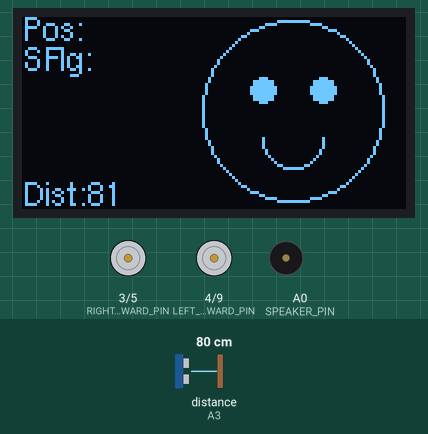
A sketch run on a simulated Arduino Nano, built with avr-gcc and run on an emulated ATmega328P. Parts: 128×64 one-colour display, motor-driver pin pairs drawn as motors (green arrow = first pin HIGH = forward, orange = second pin HIGH = backward, longer = more drive), buzzer (waves = sounding). The inputs (shaded band) are chosen by the test bench; at power-on: distance to the obstacle (sensor on A3) 80 cm. The echo pulse lasts 58.3 µs per cm; random numbers use the default seed unless the sketch sets one.

Above: at 1.2 s.
1.3 s: distance to the obstacle (sensor on A3) set to 18 cm
At 2.9 s:
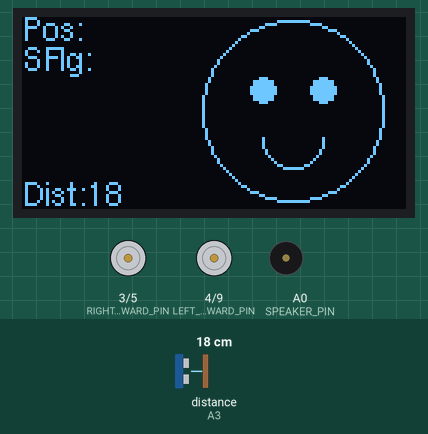
3.2 s: distance to the obstacle (sensor on A3) set to 14 cm
At 4.94 s:
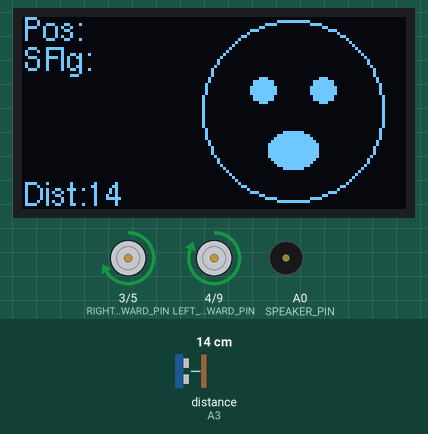
5.6 s: distance to the obstacle (sensor on A3) set to 35 cm
At 6.9 s:
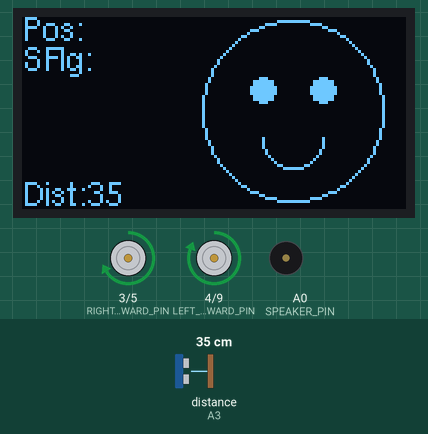
7.9 s: distance to the obstacle (sensor on A3) set to 2 cm
At 8.84 s:
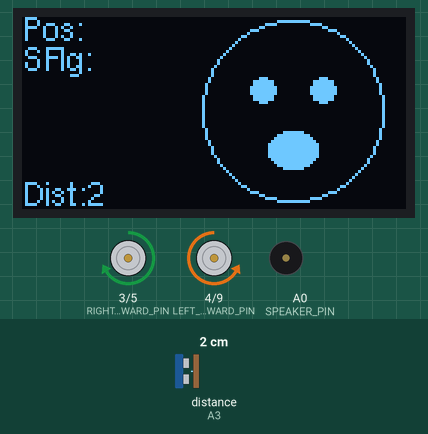
Timing chart, 0 to 11.9 s (numbered marks = the images above; inputs shaded):
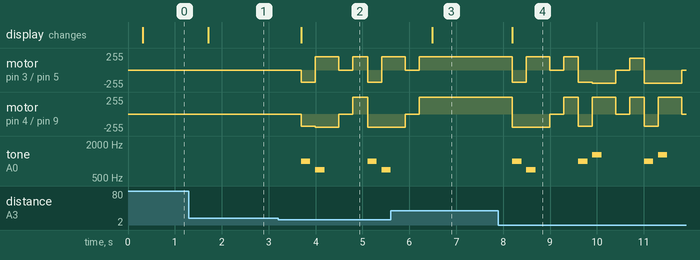

The sketch:

_10-oled-face-3-ping-bot.ino
```cpp
/*
 * Use this test to verify that all the connections (except the moters) are working.
 * Verify that the OLED display is working
 * Verify Mode and Set buttons work (you can press them and see screen indicators change)
 * Verify Encoder (a screen values updates)
 * Verify Ping sensor (a screen values updates)
 * Verify Speaker (a tone plays if you are within a specific distance)
 */
#include <Arduino.h>
//// https://github.com/olikraus/u8g2/wiki
#include <U8g2lib.h>
#include <SPI.h>
// TIMER_ENABLED set to be false in NewPing.h https://bitbucket.org/teckel12/arduino-new-ping/wiki/Multiple%20Definition%20of%20%22__vector_7%22%20Error
#include <NewPing.h>
#include <Encoder.h>
// https://github.com/thomasfredericks/Bounce2
#include <Bounce2.h>

// motor pins - they must be on the PWM pins 3,5,6,9
#define RIGHT_FORWARD_PIN 3
#define RIGHT_REVERSE_PIN 5
// port 6 does not seem to be working
#define LEFT_FORWARD_PIN 4
#define LEFT_REVERSE_PIN 9

// order on OLED - GND, VCC, SCL, SDA, RDS, DC, CS
#define SCL_PIN 13 // SCL clock - 3rd from bottom
#define SDA_PIN 11 // SDA, Data, MOSI - must be on pin 11 on the Nano
#define RDS_PIN 10 // DC moved from pin 9 which is needed as a PWM pin
// skip 9 for PWM
#define DC_PIN 8 // DC moved from pin 9 which is needed as a PWM pin
#define CS_PIN 7 // chip select top

// https://github.com/olikraus/u8g2/wiki/u8x8setupcpp#constructor-reference
// We are using the 128 byte 4 wire Hardware SPI (pin 11 and 13 impiled) with no screen rotation which only uses 27% of dynamic memory
U8G2_SSD1306_128X64_NONAME_1_4W_HW_SPI u8g2(U8G2_R0, CS_PIN, DC_PIN, RDS_PIN);

#define LEFT_TRIGGER_PIN  A0  // Arduino pin tied to trigger pin on the ultrasonic sensor.
#define LEFT_ECHO_PIN     A1  // Arduino pin tied to echo pin on the ultrasonic sensor.

#define CENTER_TRIGGER_PIN  A2  // Arduino pin tied to trigger pin on the ultrasonic sensor.
#define CENTER_ECHO_PIN     A3  // Arduino pin tied to echo pin on the ultrasonic sensor.

#define RIGHT_TRIGGER_PIN  A4  // Arduino pin tied to trigger pin on the ultrasonic sensor.
#define RIGHT_ECHO_PIN  A5  // Arduino pin tied to echo pin on the ultrasonic sensor.

#define MAX_DISTANCE 200 // Maximum distance we want to ping for (in centimeters). Maximum sensor distance is rated at 400-500cm.
NewPing sonar_left(LEFT_TRIGGER_PIN, LEFT_ECHO_PIN, MAX_DISTANCE); // NewPing setup of pins and maximum distance.
NewPing sonar_center(CENTER_TRIGGER_PIN, CENTER_ECHO_PIN, MAX_DISTANCE); // NewPing setup of pins and maximum distance.
NewPing sonar_right(RIGHT_TRIGGER_PIN, RIGHT_ECHO_PIN, MAX_DISTANCE); // NewPing setup of pins and maximum distance.

//   Good Performance: only the first pin has interrupt capability
// we use just one interrupt pin for good performance
//#define ENC_A_PIN 2 // an interrupt pin
//#define ENC_B_PIN 4 // not an interrupt pin
//Encoder myEnc(ENC_A_PIN, ENC_B_PIN);

long oldPosition  = -999;

/* this is the mode of the robot
0 = running with faces
1 = set forward speed
2 = set turn distance
3 = set turn distance
4 = set turn speed
5 = debug mode
*/
byte mode = 0; // default mode on power up
byte mode_count = 6;

//#define SET_PIN 12 // set the current encoder value to be the new variable
//#define MODE_PIN A5 // change the programming mode - note that A6 and A7 don't have an INPUT_PULLUP
//Bounce debouncer_set = Bounce();
//Bounce debouncer_mode = Bounce();

// speaker or piezo speaker
#define SPEAKER_PIN A0

int dist_to_object; // distance in CM from the Ping sensor
int turning_flag;
int turn_threshold = 16; // distance that we turn
int forward_power_level = 180; // try a number from 100 to 255 for 4 AA batteries forard motors PWM on signal

int turn_delay = 500; // time to turn in milliseconds
int turn_power_level = 200; // power while turning


// 0 means no, 1 means yes
unsigned char change_mode_flag = 0;
unsigned char change_set_flag = 0;
unsigned int know_value = 0;

// this is the mode of the robot 0 = running, 1,2,3 are set modes
int counter; // main loop counter
#define FACE_CENTER 90 // center of face in the horizontal (X) direction

void setup() {
  // Turn these pins on for PWM OUTPUT
  // you can use digitalWrite for testing if the PWM pins are not free
  pinMode(RIGHT_FORWARD_PIN, OUTPUT);
  pinMode(RIGHT_REVERSE_PIN, OUTPUT);
  pinMode(LEFT_FORWARD_PIN, OUTPUT);
  pinMode(LEFT_REVERSE_PIN, OUTPUT);
  // turn all the motors off
  analogWrite(RIGHT_FORWARD_PIN, 0);
  analogWrite(RIGHT_REVERSE_PIN, 0);
  analogWrite(LEFT_FORWARD_PIN, 0);
  analogWrite(LEFT_REVERSE_PIN, 0);
  // for debugging.  The output will appear on the serial monitor
  // To open the serial monitor, click the magnafing glass icon in the upper right corner

  u8g2.begin();
  // Set font to Helvetica regular 8 pixel font
  // For other options see https://github.com/olikraus/u8g2/wiki/fntlistall#8-pixel-height
  u8g2.setFont(u8g2_font_helvR08_tf);

//  pinMode(SET_PIN, INPUT_PULLUP);
//  pinMode(MODE_PIN, INPUT_PULLUP);
//  debouncer_set.attach(SET_PIN, INPUT_PULLUP); // Attach the debouncer to a pin with INPUT_PULLUP mode
//  debouncer_set.interval(25); // Use a debounce interval of 25 milliseconds
//
//  debouncer_mode.attach(MODE_PIN, INPUT_PULLUP); // Attach the debouncer to a pin with INPUT_PULLUP mode
//  debouncer_mode.interval(10); // Use a debounce interval of 25 milliseconds

  Serial.begin(9600);      // open the serial port at 9600 bps
}

void loop () {

  // get a non-zero distance
  do {
    delay(33);
    dist_to_object = sonar_center.ping_cm();
  } while (dist_to_object == 0);

  if (dist_to_object < turn_threshold) turning_flag = 1; else turning_flag = 0;

//  debouncer_set.update(); // Update the Bounce instance
//  if (debouncer_set.fell()) {
//     // tone(SPEAKER_PIN, 2000, 200);
//     change_set_flag = !change_set_flag;
//  }   // Call code if button transitions from HIGH (default) to LOW
//
//  debouncer_mode.update();
//  if (debouncer_mode.fell()) {
//    // tone(SPEAKER_PIN, 3000, 200);
//    change_mode_flag = !change_mode_flag;  // Call code if button transitions from HIGH to LOW
//  }

//  long newPosition = myEnc.read();
//  newPosition = newPosition % 255;
//  byte stop_value = newPosition/4;
//  byte mode = stop_value % mode_count;
//  byte random_number;

  // if (mode == 0)  then do this in final
    u8g2.firstPage();
    do {
        // Face
        // u8g2.drawFilledEllipse(63,31,20,28);
        u8g2.drawCircle(FACE_CENTER,31,30,U8G2_DRAW_ALL);
        // eyes
        u8g2.drawFilledEllipse(FACE_CENTER - 10,24,4,4);
        u8g2.drawFilledEllipse(FACE_CENTER + 10,24,4,4);
        // mouth
        if (turning_flag)
           u8g2.drawFilledEllipse(FACE_CENTER,44,8,6); // shock
           else u8g2.drawCircle(FACE_CENTER,40, 10, U8G2_DRAW_LOWER_LEFT|U8G2_DRAW_LOWER_RIGHT);  // lower have of circle for smile

        // rotery encoder
        u8g2.drawStr(0,8,"Pos:");
        u8g2.setCursor(22,8);
//        u8g2.print(newPosition);

        // set
        u8g2.drawStr(0,18,"SFlg:");
        u8g2.setCursor(28,18);
//        u8g2.print(change_set_flag);

        // mode
//        u8g2.drawStr(0,28,"MFlg:");
//        u8g2.setCursor(28,28);
//        u8g2.print(change_mode_flag);

        // ping sensor
        u8g2.drawStr(0,63,"Dist:");
        u8g2.setCursor(22,63);
        u8g2.print(dist_to_object);
    } while ( u8g2.nextPage() );


    if (turning_flag) {
      tone(SPEAKER_PIN, 1000, 200);
      move_reverse();
      delay(300);

      // turn right or left randome FIXME put in right and left distance
      if ( random(2) == 0) {
          tone(SPEAKER_PIN, 1300, 200);
          turn_right();
          }
        else {
          tone(SPEAKER_PIN, 700, 200);
          turn_left();
        }
      delay(300);
      move_forward();
    }
//    counter++;
}

void move_forward() {
  //Serial.println("moving forward");
  analogWrite(RIGHT_FORWARD_PIN, forward_power_level);
  analogWrite(RIGHT_REVERSE_PIN, LOW);
  analogWrite(LEFT_FORWARD_PIN, forward_power_level);
  analogWrite(LEFT_REVERSE_PIN, LOW);
}

void move_reverse() {
  //Serial.println("moving forward");
  analogWrite(RIGHT_FORWARD_PIN, LOW);
  analogWrite(RIGHT_REVERSE_PIN, forward_power_level);
  analogWrite(LEFT_FORWARD_PIN, LOW);
  analogWrite(LEFT_REVERSE_PIN, forward_power_level);
}

void turn_right() {
  //Serial.println("turning right");
  analogWrite(RIGHT_FORWARD_PIN, LOW);
  analogWrite(RIGHT_REVERSE_PIN, turn_power_level);
  analogWrite(LEFT_FORWARD_PIN, turn_power_level);
  analogWrite(LEFT_REVERSE_PIN, LOW);
  delay(turn_delay);
 all_motors_off();
}

void turn_left() {
  //Serial.println("turning right");
  analogWrite(RIGHT_FORWARD_PIN, turn_power_level);
  analogWrite(RIGHT_REVERSE_PIN, LOW);
  analogWrite(LEFT_FORWARD_PIN, LOW);
  analogWrite(LEFT_REVERSE_PIN, turn_power_level);
  delay(turn_delay);
 all_motors_off();
}

void all_motors_off() {
  //Serial.println("All motors turning off");
  analogWrite(RIGHT_FORWARD_PIN, 0);
  analogWrite(RIGHT_REVERSE_PIN, 0);
  analogWrite(LEFT_FORWARD_PIN, 0);
  analogWrite(LEFT_REVERSE_PIN, 0);
}
```

Measured:
- the behaviour switches between 16 and 15 cm on distance to the obstacle (sensor on A3) (found by bisection; images 1 and 2)
- after the input at 1.3 s, the display: changes after 0.41 s (image 1)
- after the input at 5.6 s, the display: changes after 0.89 s (image 3)
